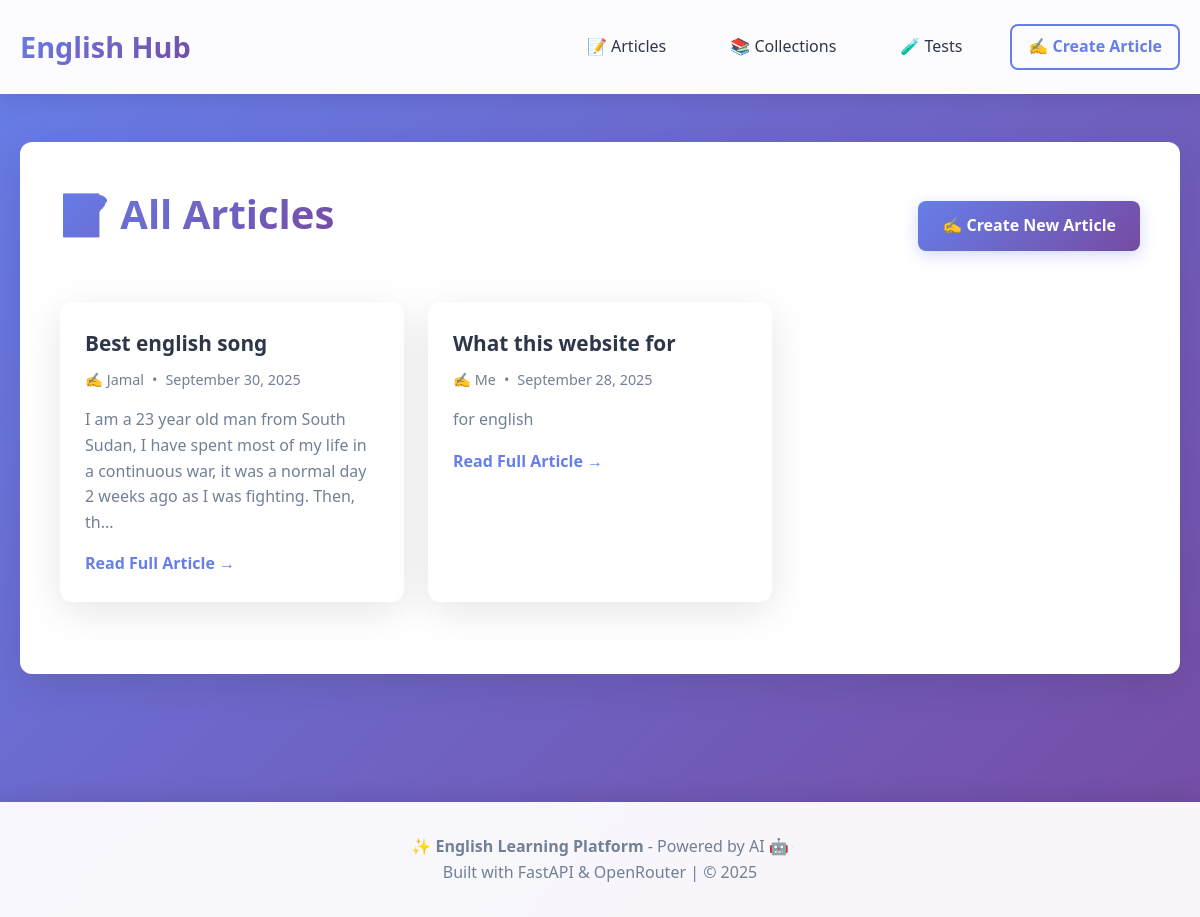
The page /articles on the database its author committed.
### app/models.py (models this page shows)
class Article(Base):
    __tablename__ = "articles"
    id = Column(Integer, primary_key=True, index=True)
    title = Column(String(200), nullable=False)
    body = Column(Text, nullable=False)
    author = Column(String(100), default="Anonymous")
    created_at = Column(DateTime, default=datetime.utcnow)
    comments = relationship("Comment", back_populates="article", cascade="all, delete-orphan")
    collections = relationship("Collection", secondary=article_collection, back_populates="articles")

### app/main.py (the view)
@app.get("/articles", response_class=HTMLResponse)
def articles_list(request: Request, db=Depends(get_db)):
    articles = crud.get_articles(db)
    return templates.TemplateResponse("articles.html", {"request": request, "articles": articles})

### app/templates/articles.html (shortened to what this page needs)
{% extends "base.html" %}
{% block content %}
<div class="content-card">
  <div style="display: flex; justify-content: space-between; align-items: center; margin-bottom: 2rem;">
    <h1>📝 All Articles</h1>
    <a href="/articles/create" class="btn">✍️ Create New Article</a>
  </div>
  {% if articles %}
    <div class="card-grid">
      {% for a in articles %}
        <div class="card">
          <h3 class="card-title">{{ a.title }}</h3>
          <div class="card-meta">
            <span>✍️ {{ a.author }}</span>
            <span>•</span>
            <span>{{ a.created_at.strftime('%B %d, %Y') if a.created_at else 'Recently' }}</span>
          </div>
          {% if a.body %}
            <p style="color: var(--gray); margin: 1rem 0; line-height: 1.6;">
              {{ a.body[:150] }}{% if a.body|length > 150 %}...{% endif %}
            </p>
          {% endif %}
          <a href="/articles/{{ a.id }}" class="card-link">Read Full Article →</a>
        </div>
      {% endfor %}
    </div>
  {% else %}
    <div style="text-align: center; padding: 4rem 2rem;">
      <h2 style="color: var(--gray);">No articles yet</h2>
      <p style="color: var(--gray); margin: 1rem 0;">Be the first to create an article!</p>
      <a href="/articles/create" class="btn" style="margin-top: 1rem;">Create Your First Article</a>
    </div>
  {% endif %}
</div>
{% endblock %}

### app/static/style.css (style rules this page uses)
:root { --primary: #667eea; --primary-dark: #5a67d8; --secondary: #764ba2; --accent: #f093fb; --success: #48bb78; --warning: #ed8936; --danger: #f56565; --dark: #2d3748; --light: #f7fafc; --gray: #718096; --white: #ffffff; --shadow: 0 10px 40px rgba(0, 0, 0, 0.1); --shadow-hover: 0 15px 50px rgba(0, 0, 0, 0.15); --border-radius: 12px; --transition: all 0.3s cubic-bezier(0.4, 0, 0.2, 1); }
* { margin: 0; padding: 0; box-sizing: border-box; }
body { font-family: 'Segoe UI', Tahoma, Geneva, Verdana, sans-serif; background: linear-gradient(135deg, #667eea 0%, #764ba2 100%); background-attachment: fixed; color: var(--dark); line-height: 1.6; min-height: 100vh; }
.content-card { background: var(--white); border-radius: var(--border-radius); padding: 2.5rem; margin-bottom: 2rem; box-shadow: var(--shadow); transition: var(--transition); animation: slideUp 0.5s ease-out; }
h1, h2, h3, h4, h5, h6 { margin-bottom: 1rem; font-weight: 700; color: var(--dark); }
h1 { font-size: 2.5rem; background: linear-gradient(135deg, var(--primary), var(--secondary)); -webkit-background-clip: text; -webkit-text-fill-color: transparent; background-clip: text; margin-bottom: 1.5rem; }
h3 { font-size: 1.5rem; color: var(--primary); }
.card-grid { display: grid; grid-template-columns: repeat(auto-fill, minmax(300px, 1fr)); gap: 1.5rem; margin: 2rem 0; }
.card { background: var(--white); border-radius: var(--border-radius); padding: 1.5rem; box-shadow: var(--shadow); transition: var(--transition); border: 1px solid transparent; position: relative; overflow: hidden; }
.card::before { content: ''; position: absolute; top: 0; left: 0; width: 100%; height: 4px; background: linear-gradient(90deg, var(--primary), var(--accent)); transform: scaleX(0); transition: var(--transition); }
.card-title { font-size: 1.3rem; font-weight: 600; color: var(--dark); margin-bottom: 0.5rem; }
.card-meta { color: var(--gray); font-size: 0.9rem; margin-bottom: 1rem; display: flex; align-items: center; gap: 0.5rem; }
.card-link { display: inline-block; color: var(--primary); text-decoration: none; font-weight: 600; transition: var(--transition); }
button, .btn { display: inline-block; padding: 0.75rem 1.5rem; background: linear-gradient(135deg, var(--primary), var(--secondary)); color: var(--white); border: none; border-radius: 8px; font-weight: 600; cursor: pointer; transition: var(--transition); text-decoration: none; box-shadow: 0 4px 15px rgba(102, 126, 234, 0.3); }

### rows shown on the page
Article: title "Best english song", author "Jamal", created_at "September 30, 2025", body "I am a 23 year old man from South Sudan, I have spent most of my life in a continuous war, it was a normal day 2 weeks ago as I was fighting. Then, th"
Article: title "What this website for", author "Me", created_at "September 28, 2025", body "for english"
